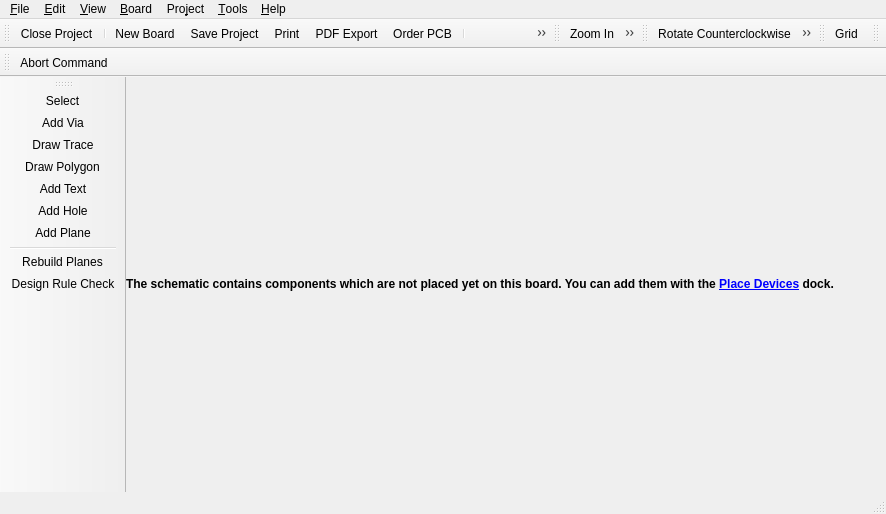
<?xml version="1.0" encoding="UTF-8"?>
<ui version="4.0">
 <class>librepcb::editor::BoardEditor</class>
 <widget class="QMainWindow" name="librepcb::editor::BoardEditor">
  <property name="enabled">
   <bool>true</bool>
  </property>
  <property name="geometry">
   <rect>
    <x>0</x>
    <y>0</y>
    <width>886</width>
    <height>514</height>
   </rect>
  </property>
  <property name="windowTitle">
   <string>Board Editor</string>
  </property>
  <property name="windowIcon">
   <iconset>
    <normaloff>:/img/actions/board_editor.png</normaloff>:/img/actions/board_editor.png</iconset>
  </property>
  <widget class="QWidget" name="centralwidget">
   <layout class="QVBoxLayout" name="verticalLayout">
    <property name="spacing">
     <number>0</number>
    </property>
    <property name="leftMargin">
     <number>0</number>
    </property>
    <property name="topMargin">
     <number>0</number>
    </property>
    <property name="rightMargin">
     <number>0</number>
    </property>
    <property name="bottomMargin">
     <number>0</number>
    </property>
    <item>
     <widget class="QTabBar" name="tabBar" native="true"/>
    </item>
    <item>
     <widget class="QLabel" name="lblUnplacedComponentsNote">
      <property name="font">
       <font>
        <weight>75</weight>
        <bold>true</bold>
       </font>
      </property>
      <property name="styleSheet">
       <string notr="true">QLabel {background-color: rgb(255, 255, 127); color: rgb(170, 0, 0);};</string>
      </property>
      <property name="text">
       <string>&lt;html&gt;&lt;head/&gt;&lt;body&gt;&lt;p&gt;The schematic contains components which are not placed yet on this board. You can add them with the &lt;a href=&quot;PlaceDevicesDock&quot;&gt;&lt;span style=&quot; text-decoration: underline; color:#0000ff;&quot;&gt;Place Devices&lt;/span&gt;&lt;/a&gt; dock.&lt;/p&gt;&lt;/body&gt;&lt;/html&gt;</string>
      </property>
      <property name="wordWrap">
       <bool>true</bool>
      </property>
      <property name="margin">
       <number>10</number>
      </property>
     </widget>
    </item>
   </layout>
  </widget>
  <widget class="QMenuBar" name="menubar">
   <property name="geometry">
    <rect>
     <x>0</x>
     <y>0</y>
     <width>886</width>
     <height>22</height>
    </rect>
   </property>
   <widget class="QMenu" name="menuFile">
    <property name="title">
     <string>&amp;File</string>
    </property>
    <addaction name="actionProjectSave"/>
    <addaction name="separator"/>
    <addaction name="actionExportLppz"/>
    <addaction name="actionExportAsPdf"/>
    <addaction name="actionExportAsSvg"/>
    <addaction name="actionGenerateBom"/>
    <addaction name="actionGenerateFabricationData"/>
    <addaction name="actionGeneratePickPlace"/>
    <addaction name="separator"/>
    <addaction name="actionImportDxf"/>
    <addaction name="separator"/>
    <addaction name="actionPrint"/>
    <addaction name="separator"/>
    <addaction name="actionOrderPcb"/>
    <addaction name="separator"/>
    <addaction name="actionProjectClose"/>
    <addaction name="actionQuit"/>
   </widget>
   <widget class="QMenu" name="menuEdit">
    <property name="title">
     <string>&amp;Edit</string>
    </property>
    <addaction name="actionUndo"/>
    <addaction name="actionRedo"/>
    <addaction name="separator"/>
    <addaction name="actionSelectAll"/>
    <addaction name="separator"/>
    <addaction name="actionRotate_CCW"/>
    <addaction name="actionRotate_CW"/>
    <addaction name="actionFlipHorizontal"/>
    <addaction name="actionFlipVertical"/>
    <addaction name="actionCopy"/>
    <addaction name="actionCut"/>
    <addaction name="actionPaste"/>
    <addaction name="actionRemove"/>
    <addaction name="separator"/>
    <addaction name="actionEditNetClasses"/>
   </widget>
   <widget class="QMenu" name="menuView">
    <property name="title">
     <string>&amp;View</string>
    </property>
    <addaction name="actionGrid"/>
    <addaction name="separator"/>
    <addaction name="actionHideAllPlanes"/>
    <addaction name="actionShowAllPlanes"/>
    <addaction name="separator"/>
    <addaction name="actionZoomIn"/>
    <addaction name="actionZoomOut"/>
    <addaction name="actionZoomAll"/>
   </widget>
   <widget class="QMenu" name="menuProject">
    <property name="title">
     <string>Pro&amp;ject</string>
    </property>
    <addaction name="actionProjectProperties"/>
    <addaction name="actionProjectSettings"/>
    <addaction name="separator"/>
    <addaction name="actionUpdateLibrary"/>
   </widget>
   <widget class="QMenu" name="menuTools">
    <property name="title">
     <string>&amp;Tools</string>
    </property>
    <addaction name="actionToolSelect"/>
    <addaction name="actionToolAddVia"/>
    <addaction name="actionToolDrawTrace"/>
    <addaction name="actionToolDrawPolygon"/>
    <addaction name="actionToolAddText"/>
    <addaction name="actionToolAddHole"/>
    <addaction name="actionToolAddPlane"/>
   </widget>
   <widget class="QMenu" name="menuHelp">
    <property name="enabled">
     <bool>true</bool>
    </property>
    <property name="title">
     <string>&amp;Help</string>
    </property>
    <addaction name="actionOnlineDocumentation"/>
    <addaction name="actionOpenWebsite"/>
    <addaction name="actionAbout"/>
    <addaction name="actionAboutQt"/>
   </widget>
   <widget class="QMenu" name="menuBoard">
    <property name="title">
     <string>&amp;Board</string>
    </property>
    <addaction name="actionLayerStackSetup"/>
    <addaction name="actionModifyDesignRules"/>
    <addaction name="actionDesignRuleCheck"/>
    <addaction name="separator"/>
    <addaction name="actionRebuildPlanes"/>
    <addaction name="separator"/>
    <addaction name="actionNewBoard"/>
    <addaction name="actionCopyBoard"/>
    <addaction name="actionRemoveBoard"/>
    <addaction name="separator"/>
   </widget>
   <addaction name="menuFile"/>
   <addaction name="menuEdit"/>
   <addaction name="menuView"/>
   <addaction name="menuBoard"/>
   <addaction name="menuProject"/>
   <addaction name="menuTools"/>
   <addaction name="menuHelp"/>
  </widget>
  <widget class="librepcb::editor::StatusBar" name="statusbar"/>
  <widget class="QToolBar" name="fileToolbar">
   <property name="windowTitle">
    <string>File</string>
   </property>
   <attribute name="toolBarArea">
    <enum>TopToolBarArea</enum>
   </attribute>
   <attribute name="toolBarBreak">
    <bool>false</bool>
   </attribute>
   <addaction name="actionProjectClose"/>
   <addaction name="separator"/>
   <addaction name="actionNewBoard"/>
   <addaction name="actionProjectSave"/>
   <addaction name="actionPrint"/>
   <addaction name="actionExportAsPdf"/>
   <addaction name="actionOrderPcb"/>
   <addaction name="separator"/>
   <addaction name="actionShowControlPanel"/>
   <addaction name="actionShowSchematicEditor"/>
   <addaction name="separator"/>
   <addaction name="actionUndo"/>
   <addaction name="actionRedo"/>
  </widget>
  <widget class="QToolBar" name="zoomToolbar">
   <property name="windowTitle">
    <string>Zoom</string>
   </property>
   <attribute name="toolBarArea">
    <enum>TopToolBarArea</enum>
   </attribute>
   <attribute name="toolBarBreak">
    <bool>false</bool>
   </attribute>
   <addaction name="actionZoomIn"/>
   <addaction name="actionZoomOut"/>
   <addaction name="actionZoomAll"/>
  </widget>
  <widget class="QToolBar" name="editToolbar">
   <property name="windowTitle">
    <string>Edit</string>
   </property>
   <attribute name="toolBarArea">
    <enum>TopToolBarArea</enum>
   </attribute>
   <attribute name="toolBarBreak">
    <bool>false</bool>
   </attribute>
   <addaction name="actionRotate_CCW"/>
   <addaction name="actionRotate_CW"/>
   <addaction name="actionFlipHorizontal"/>
   <addaction name="actionFlipVertical"/>
   <addaction name="separator"/>
   <addaction name="actionCut"/>
   <addaction name="actionCopy"/>
   <addaction name="actionPaste"/>
   <addaction name="actionRemove"/>
  </widget>
  <widget class="QToolBar" name="viewToolbar">
   <property name="windowTitle">
    <string>View</string>
   </property>
   <attribute name="toolBarArea">
    <enum>TopToolBarArea</enum>
   </attribute>
   <attribute name="toolBarBreak">
    <bool>false</bool>
   </attribute>
   <addaction name="actionGrid"/>
  </widget>
  <widget class="librepcb::editor::SearchToolBar" name="searchToolbar">
   <property name="windowTitle">
    <string>Search</string>
   </property>
   <attribute name="toolBarArea">
    <enum>TopToolBarArea</enum>
   </attribute>
   <attribute name="toolBarBreak">
    <bool>false</bool>
   </attribute>
  </widget>
  <widget class="QToolBar" name="toolsToolbar">
   <property name="windowTitle">
    <string>Tools</string>
   </property>
   <attribute name="toolBarArea">
    <enum>LeftToolBarArea</enum>
   </attribute>
   <attribute name="toolBarBreak">
    <bool>false</bool>
   </attribute>
   <addaction name="actionToolSelect"/>
   <addaction name="actionToolAddVia"/>
   <addaction name="actionToolDrawTrace"/>
   <addaction name="actionToolDrawPolygon"/>
   <addaction name="actionToolAddText"/>
   <addaction name="actionToolAddHole"/>
   <addaction name="actionToolAddPlane"/>
   <addaction name="separator"/>
   <addaction name="actionRebuildPlanes"/>
   <addaction name="actionDesignRuleCheck"/>
  </widget>
  <widget class="QToolBar" name="commandToolbar">
   <property name="windowTitle">
    <string>Command</string>
   </property>
   <attribute name="toolBarArea">
    <enum>TopToolBarArea</enum>
   </attribute>
   <attribute name="toolBarBreak">
    <bool>true</bool>
   </attribute>
   <addaction name="actionCommandAbort"/>
  </widget>
  <action name="actionProjectSave">
   <property name="icon">
    <iconset>
     <normaloff>:/img/actions/save.png</normaloff>:/img/actions/save.png</iconset>
   </property>
   <property name="text">
    <string>&amp;Save Project</string>
   </property>
   <property name="shortcut">
    <string notr="true">Ctrl+S</string>
   </property>
  </action>
  <action name="actionProjectClose">
   <property name="icon">
    <iconset>
     <normaloff>:/img/actions/close.png</normaloff>:/img/actions/close.png</iconset>
   </property>
   <property name="text">
    <string>&amp;Close Project</string>
   </property>
   <property name="shortcut">
    <string notr="true"/>
   </property>
  </action>
  <action name="actionPrint">
   <property name="icon">
    <iconset>
     <normaloff>:/img/actions/print.png</normaloff>:/img/actions/print.png</iconset>
   </property>
   <property name="text">
    <string>&amp;Print</string>
   </property>
   <property name="shortcut">
    <string notr="true">Ctrl+P</string>
   </property>
  </action>
  <action name="actionQuit">
   <property name="icon">
    <iconset>
     <normaloff>:/img/actions/quit.png</normaloff>:/img/actions/quit.png</iconset>
   </property>
   <property name="text">
    <string>&amp;Quit</string>
   </property>
   <property name="shortcut">
    <string notr="true">Ctrl+Q</string>
   </property>
  </action>
  <action name="actionExportAsPdf">
   <property name="icon">
    <iconset>
     <normaloff>:/img/actions/pdf.png</normaloff>:/img/actions/pdf.png</iconset>
   </property>
   <property name="text">
    <string>PDF &amp;Export</string>
   </property>
   <property name="shortcut">
    <string notr="true"/>
   </property>
  </action>
  <action name="actionShowControlPanel">
   <property name="icon">
    <iconset>
     <normaloff>:/img/actions/home.png</normaloff>:/img/actions/home.png</iconset>
   </property>
   <property name="text">
    <string>Show Control Panel</string>
   </property>
   <property name="shortcut">
    <string notr="true"/>
   </property>
  </action>
  <action name="actionShowSchematicEditor">
   <property name="icon">
    <iconset>
     <normaloff>:/img/actions/schematic.png</normaloff>:/img/actions/schematic.png</iconset>
   </property>
   <property name="text">
    <string>Show Schematic Editor</string>
   </property>
   <property name="shortcut">
    <string notr="true"/>
   </property>
  </action>
  <action name="actionUndo">
   <property name="icon">
    <iconset>
     <normaloff>:/img/actions/undo.png</normaloff>:/img/actions/undo.png</iconset>
   </property>
   <property name="text">
    <string>&amp;Undo</string>
   </property>
   <property name="shortcut">
    <string notr="true">Ctrl+Z</string>
   </property>
  </action>
  <action name="actionRedo">
   <property name="icon">
    <iconset>
     <normaloff>:/img/actions/redo.png</normaloff>:/img/actions/redo.png</iconset>
   </property>
   <property name="text">
    <string>&amp;Redo</string>
   </property>
   <property name="shortcut">
    <string notr="true">Ctrl+Y</string>
   </property>
  </action>
  <action name="actionOnlineDocumentation">
   <property name="icon">
    <iconset>
     <normaloff>:/img/actions/help.png</normaloff>:/img/actions/help.png</iconset>
   </property>
   <property name="text">
    <string>Online Documentation</string>
   </property>
   <property name="shortcut">
    <string notr="true">F1</string>
   </property>
  </action>
  <action name="actionOpenWebsite">
   <property name="icon">
    <iconset>
     <normaloff>:/img/actions/open_browser.png</normaloff>:/img/actions/open_browser.png</iconset>
   </property>
   <property name="text">
    <string>LibrePCB Website</string>
   </property>
   <property name="shortcut">
    <string notr="true"/>
   </property>
  </action>
  <action name="actionRotate_CCW">
   <property name="icon">
    <iconset>
     <normaloff>:/img/actions/rotate_left.png</normaloff>:/img/actions/rotate_left.png</iconset>
   </property>
   <property name="text">
    <string>R&amp;otate Counterclockwise</string>
   </property>
   <property name="shortcut">
    <string notr="true">R</string>
   </property>
  </action>
  <action name="actionRotate_CW">
   <property name="icon">
    <iconset>
     <normaloff>:/img/actions/rotate_right.png</normaloff>:/img/actions/rotate_right.png</iconset>
   </property>
   <property name="text">
    <string>Rotate C&amp;lockwise</string>
   </property>
   <property name="shortcut">
    <string notr="true">Shift+R</string>
   </property>
  </action>
  <action name="actionCopy">
   <property name="icon">
    <iconset>
     <normaloff>:/img/actions/copy.png</normaloff>:/img/actions/copy.png</iconset>
   </property>
   <property name="text">
    <string>&amp;Copy</string>
   </property>
   <property name="shortcut">
    <string notr="true">Ctrl+C</string>
   </property>
  </action>
  <action name="actionCut">
   <property name="icon">
    <iconset>
     <normaloff>:/img/actions/cut.png</normaloff>:/img/actions/cut.png</iconset>
   </property>
   <property name="text">
    <string>Cut</string>
   </property>
   <property name="shortcut">
    <string notr="true">Ctrl+X</string>
   </property>
  </action>
  <action name="actionPaste">
   <property name="icon">
    <iconset>
     <normaloff>:/img/actions/paste.png</normaloff>:/img/actions/paste.png</iconset>
   </property>
   <property name="text">
    <string>&amp;Paste</string>
   </property>
   <property name="shortcut">
    <string notr="true">Ctrl+V</string>
   </property>
  </action>
  <action name="actionRemove">
   <property name="icon">
    <iconset>
     <normaloff>:/img/actions/delete.png</normaloff>:/img/actions/delete.png</iconset>
   </property>
   <property name="text">
    <string>R&amp;emove</string>
   </property>
   <property name="shortcut">
    <string notr="true">Del</string>
   </property>
  </action>
  <action name="actionGrid">
   <property name="icon">
    <iconset>
     <normaloff>:/img/actions/grid.png</normaloff>:/img/actions/grid.png</iconset>
   </property>
   <property name="text">
    <string>&amp;Grid</string>
   </property>
   <property name="shortcut">
    <string notr="true"/>
   </property>
  </action>
  <action name="actionZoomIn">
   <property name="icon">
    <iconset>
     <normaloff>:/img/actions/zoom_in.png</normaloff>:/img/actions/zoom_in.png</iconset>
   </property>
   <property name="text">
    <string>&amp;Zoom In</string>
   </property>
   <property name="shortcut">
    <string notr="true">Ctrl++</string>
   </property>
  </action>
  <action name="actionZoomOut">
   <property name="icon">
    <iconset>
     <normaloff>:/img/actions/zoom_out.png</normaloff>:/img/actions/zoom_out.png</iconset>
   </property>
   <property name="text">
    <string>Zoom &amp;Out</string>
   </property>
   <property name="shortcut">
    <string notr="true">Ctrl+-</string>
   </property>
  </action>
  <action name="actionZoomAll">
   <property name="icon">
    <iconset>
     <normaloff>:/img/actions/zoom_all.png</normaloff>:/img/actions/zoom_all.png</iconset>
   </property>
   <property name="text">
    <string>Zoo&amp;m All</string>
   </property>
   <property name="shortcut">
    <string notr="true"/>
   </property>
  </action>
  <action name="actionProjectProperties">
   <property name="text">
    <string>&amp;Properties</string>
   </property>
   <property name="toolTip">
    <string>Edit Project Properties</string>
   </property>
   <property name="shortcut">
    <string notr="true"/>
   </property>
  </action>
  <action name="actionProjectSettings">
   <property name="icon">
    <iconset>
     <normaloff>:/img/actions/settings.png</normaloff>:/img/actions/settings.png</iconset>
   </property>
   <property name="text">
    <string>&amp;Settings</string>
   </property>
   <property name="toolTip">
    <string>Project Settings</string>
   </property>
   <property name="shortcut">
    <string notr="true"/>
   </property>
  </action>
  <action name="actionAbout">
   <property name="icon">
    <iconset>
     <normaloff>:/img/actions/info.png</normaloff>:/img/actions/info.png</iconset>
   </property>
   <property name="text">
    <string>&amp;About LibrePCB</string>
   </property>
   <property name="shortcut">
    <string notr="true"/>
   </property>
   <property name="menuRole">
    <enum>QAction::AboutRole</enum>
   </property>
  </action>
  <action name="actionAboutQt">
   <property name="text">
    <string>About &amp;Qt</string>
   </property>
   <property name="shortcut">
    <string notr="true"/>
   </property>
   <property name="menuRole">
    <enum>QAction::AboutQtRole</enum>
   </property>
  </action>
  <action name="actionToolSelect">
   <property name="icon">
    <iconset>
     <normaloff>:/img/actions/select.png</normaloff>:/img/actions/select.png</iconset>
   </property>
   <property name="text">
    <string>&amp;Select</string>
   </property>
   <property name="shortcut">
    <string notr="true"/>
   </property>
  </action>
  <action name="actionCommandAbort">
   <property name="icon">
    <iconset>
     <normaloff>:/img/actions/stop.png</normaloff>:/img/actions/stop.png</iconset>
   </property>
   <property name="text">
    <string>Abort Command</string>
   </property>
   <property name="shortcut">
    <string notr="true">Esc</string>
   </property>
  </action>
  <action name="actionNewBoard">
   <property name="icon">
    <iconset>
     <normaloff>:/img/actions/new_2.png</normaloff>:/img/actions/new_2.png</iconset>
   </property>
   <property name="text">
    <string>&amp;New Board</string>
   </property>
   <property name="shortcut">
    <string notr="true">Ctrl+N</string>
   </property>
  </action>
  <action name="actionEditNetClasses">
   <property name="text">
    <string>&amp;Net Classes</string>
   </property>
   <property name="shortcut">
    <string notr="true"/>
   </property>
  </action>
  <action name="actionFlipHorizontal">
   <property name="icon">
    <iconset>
     <normaloff>:/img/actions/flip_horizontal.png</normaloff>:/img/actions/flip_horizontal.png</iconset>
   </property>
   <property name="text">
    <string>&amp;Flip Horizontal</string>
   </property>
   <property name="shortcut">
    <string notr="true">F</string>
   </property>
  </action>
  <action name="actionFlipVertical">
   <property name="icon">
    <iconset>
     <normaloff>:/img/actions/flip_vertical.png</normaloff>:/img/actions/flip_vertical.png</iconset>
   </property>
   <property name="text">
    <string>Flip &amp;Vertical</string>
   </property>
   <property name="shortcut">
    <string notr="true">Shift+F</string>
   </property>
  </action>
  <action name="actionToolDrawTrace">
   <property name="icon">
    <iconset>
     <normaloff>:/img/actions/draw_wire.png</normaloff>:/img/actions/draw_wire.png</iconset>
   </property>
   <property name="text">
    <string>&amp;Draw Trace</string>
   </property>
   <property name="shortcut">
    <string notr="true"/>
   </property>
  </action>
  <action name="actionToolAddVia">
   <property name="icon">
    <iconset>
     <normaloff>:/img/actions/add_via.png</normaloff>:/img/actions/add_via.png</iconset>
   </property>
   <property name="text">
    <string>&amp;Add Via</string>
   </property>
   <property name="shortcut">
    <string notr="true"/>
   </property>
  </action>
  <action name="actionCopyBoard">
   <property name="icon">
    <iconset>
     <normaloff>:/img/actions/copy.png</normaloff>:/img/actions/copy.png</iconset>
   </property>
   <property name="text">
    <string>&amp;Copy Board</string>
   </property>
   <property name="shortcut">
    <string notr="true"/>
   </property>
  </action>
  <action name="actionGenerateFabricationData">
   <property name="icon">
    <iconset>
     <normaloff>:/img/actions/export_gerber.png</normaloff>:/img/actions/export_gerber.png</iconset>
   </property>
   <property name="text">
    <string>&amp;Generate Fabrication Data</string>
   </property>
   <property name="toolTip">
    <string>Generate Fabrication Data</string>
   </property>
   <property name="shortcut">
    <string notr="true"/>
   </property>
  </action>
  <action name="actionModifyDesignRules">
   <property name="text">
    <string>&amp;Design Rules</string>
   </property>
   <property name="shortcut">
    <string notr="true"/>
   </property>
  </action>
  <action name="actionLayerStackSetup">
   <property name="text">
    <string>&amp;Layer Stack Setup</string>
   </property>
   <property name="shortcut">
    <string notr="true"/>
   </property>
  </action>
  <action name="actionRemoveBoard">
   <property name="icon">
    <iconset>
     <normaloff>:/img/actions/delete.png</normaloff>:/img/actions/delete.png</iconset>
   </property>
   <property name="text">
    <string>Remove &amp;Board</string>
   </property>
   <property name="shortcut">
    <string notr="true"/>
   </property>
  </action>
  <action name="actionToolDrawPolygon">
   <property name="icon">
    <iconset>
     <normaloff>:/img/actions/draw_polygon.png</normaloff>:/img/actions/draw_polygon.png</iconset>
   </property>
   <property name="text">
    <string>D&amp;raw Polygon</string>
   </property>
   <property name="shortcut">
    <string notr="true"/>
   </property>
  </action>
  <action name="actionRebuildPlanes">
   <property name="icon">
    <iconset>
     <normaloff>:/img/actions/rebuild_plane.png</normaloff>:/img/actions/rebuild_plane.png</iconset>
   </property>
   <property name="text">
    <string>&amp;Rebuild Planes</string>
   </property>
   <property name="shortcut">
    <string notr="true"/>
   </property>
  </action>
  <action name="actionToolAddPlane">
   <property name="icon">
    <iconset>
     <normaloff>:/img/actions/add_plane.png</normaloff>:/img/actions/add_plane.png</iconset>
   </property>
   <property name="text">
    <string>Add &amp;Plane</string>
   </property>
   <property name="shortcut">
    <string notr="true"/>
   </property>
  </action>
  <action name="actionToolAddText">
   <property name="icon">
    <iconset>
     <normaloff>:/img/actions/add_text.png</normaloff>:/img/actions/add_text.png</iconset>
   </property>
   <property name="text">
    <string>Add T&amp;ext</string>
   </property>
   <property name="shortcut">
    <string notr="true"/>
   </property>
  </action>
  <action name="actionToolAddHole">
   <property name="icon">
    <iconset>
     <normaloff>:/img/actions/add_hole.png</normaloff>:/img/actions/add_hole.png</iconset>
   </property>
   <property name="text">
    <string>Add &amp;Hole</string>
   </property>
   <property name="shortcut">
    <string notr="true"/>
   </property>
  </action>
  <action name="actionUpdateLibrary">
   <property name="icon">
    <iconset>
     <normaloff>:/img/actions/refresh.png</normaloff>:/img/actions/refresh.png</iconset>
   </property>
   <property name="text">
    <string>Update Library</string>
   </property>
   <property name="shortcut">
    <string notr="true"/>
   </property>
  </action>
  <action name="actionExportLppz">
   <property name="icon">
    <iconset>
     <normaloff>:/img/actions/export_zip.png</normaloff>:/img/actions/export_zip.png</iconset>
   </property>
   <property name="text">
    <string>&amp;Export project to *.lppz</string>
   </property>
   <property name="toolTip">
    <string>Export project to *.lppz</string>
   </property>
   <property name="shortcut">
    <string notr="true"/>
   </property>
  </action>
  <action name="actionGenerateBom">
   <property name="icon">
    <iconset>
     <normaloff>:/img/actions/generate_bom.png</normaloff>:/img/actions/generate_bom.png</iconset>
   </property>
   <property name="text">
    <string>Generate BOM</string>
   </property>
   <property name="toolTip">
    <string>Generate BOM</string>
   </property>
   <property name="shortcut">
    <string notr="true"/>
   </property>
  </action>
  <action name="actionShowAllPlanes">
   <property name="icon">
    <iconset>
     <normaloff>:/img/actions/show_planes.png</normaloff>:/img/actions/show_planes.png</iconset>
   </property>
   <property name="text">
    <string>Show All Planes</string>
   </property>
   <property name="shortcut">
    <string notr="true"/>
   </property>
  </action>
  <action name="actionHideAllPlanes">
   <property name="icon">
    <iconset>
     <normaloff>:/img/actions/hide_planes.png</normaloff>:/img/actions/hide_planes.png</iconset>
   </property>
   <property name="text">
    <string>Hide All Planes</string>
   </property>
   <property name="shortcut">
    <string notr="true"/>
   </property>
  </action>
  <action name="actionDesignRuleCheck">
   <property name="icon">
    <iconset>
     <normaloff>:/img/actions/drc.png</normaloff>:/img/actions/drc.png</iconset>
   </property>
   <property name="text">
    <string>Design Rule Check</string>
   </property>
   <property name="shortcut">
    <string notr="true"/>
   </property>
  </action>
  <action name="actionGeneratePickPlace">
   <property name="icon">
    <iconset>
     <normaloff>:/img/actions/export_pick_place_file.png</normaloff>:/img/actions/export_pick_place_file.png</iconset>
   </property>
   <property name="text">
    <string>Generate Pick&amp;&amp;Place Files</string>
   </property>
   <property name="shortcut">
    <string notr="true"/>
   </property>
  </action>
  <action name="actionExportAsSvg">
   <property name="icon">
    <iconset>
     <normaloff>:/img/actions/export_svg.png</normaloff>:/img/actions/export_svg.png</iconset>
   </property>
   <property name="text">
    <string>SVG Export</string>
   </property>
   <property name="shortcut">
    <string notr="true"/>
   </property>
  </action>
  <action name="actionSelectAll">
   <property name="icon">
    <iconset>
     <normaloff>:/img/actions/select_all.png</normaloff>:/img/actions/select_all.png</iconset>
   </property>
   <property name="text">
    <string>Select All</string>
   </property>
   <property name="shortcut">
    <string notr="true">Ctrl+A</string>
   </property>
  </action>
  <action name="actionImportDxf">
   <property name="icon">
    <iconset>
     <normaloff>:/img/actions/import.png</normaloff>:/img/actions/import.png</iconset>
   </property>
   <property name="text">
    <string>Import DXF</string>
   </property>
  </action>
  <action name="actionOrderPcb">
   <property name="icon">
    <iconset>
     <normaloff>:/img/actions/order_pcb.png</normaloff>:/img/actions/order_pcb.png</iconset>
   </property>
   <property name="text">
    <string>Order PCB</string>
   </property>
   <property name="shortcut">
    <string notr="true"/>
   </property>
  </action>
 </widget>
 <customwidgets>
  <customwidget>
   <class>librepcb::editor::StatusBar</class>
   <extends>QStatusBar</extends>
   <header location="global">librepcb/editor/widgets/statusbar.h</header>
  </customwidget>
  <customwidget>
   <class>QTabBar</class>
   <extends>QWidget</extends>
   <header>qtabbar.h</header>
  </customwidget>
  <customwidget>
   <class>librepcb::editor::SearchToolBar</class>
   <extends>QToolBar</extends>
   <header location="global">librepcb/editor/widgets/searchtoolbar.h</header>
  </customwidget>
 </customwidgets>
 <resources/>
 <connections/>
</ui>
